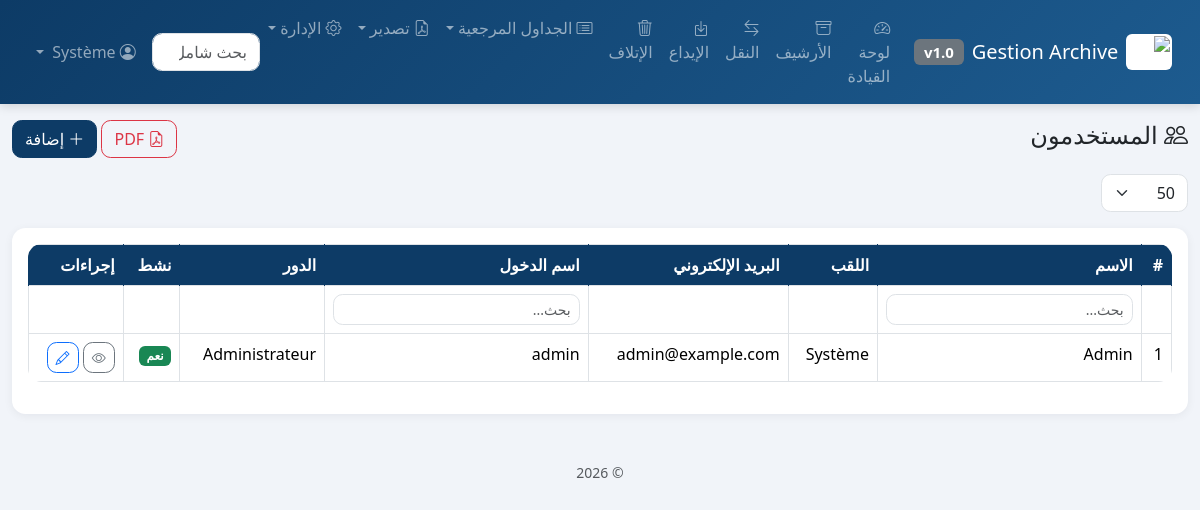
The page /modules/user/list.php (signed in) on the database its author committed.
### tables this page shows
CREATE TABLE user (
  id INT UNSIGNED AUTO_INCREMENT PRIMARY KEY,
  nom VARCHAR(100) NOT NULL,
  prenom VARCHAR(100) NOT NULL,
  mail VARCHAR(150) NOT NULL,
  login VARCHAR(100) NOT NULL,
  password VARCHAR(255) NOT NULL,
  role_id INT UNSIGNED NOT NULL,
  actif TINYINT(1) NOT NULL DEFAULT 1,
  created_at DATETIME NOT NULL DEFAULT CURRENT_TIMESTAMP,
  updated_at DATETIME NOT NULL DEFAULT CURRENT_TIMESTAMP ON UPDATE CURRENT_TIMESTAMP,
  UNIQUE KEY uq_user_login (login),
  UNIQUE KEY uq_user_mail (mail),
  KEY idx_user_role (role_id),
  CONSTRAINT fk_user_role FOREIGN KEY (role_id) REFERENCES role(id) ON UPDATE CASCADE ON DELETE RESTRICT
);

CREATE TABLE role (
  id INT UNSIGNED AUTO_INCREMENT PRIMARY KEY,
  nom VARCHAR(100) NOT NULL,
  UNIQUE KEY uq_role_nom (nom)
);

### includes/auth.php (called while the page is built, shortened)
<?php
function has_permission(string $code): bool
{
    return in_array($code, $_SESSION['permissions'] ?? [], true);
}

### includes/functions.php (called while the page is built, shortened)
<?php
function e(?string $value): string
{
    return htmlspecialchars($value ?? '', ENT_QUOTES, 'UTF-8');
}
function keyset_paginate(PDO $pdo, string $selectFromSql, array $where, array $params, string $sortCol, string $dir, string $idCol, ?string $cursorVal, ?int $cursorId, int $limit): array
{
    $dir = strtoupper($dir) === 'DESC' ? 'DESC' : 'ASC';
    $whereSql = $where ? 'WHERE ' . implode(' AND ', $where) : '';
    $sql = "{$selectFromSql} {$whereSql} ORDER BY {$sortCol} {$dir}, {$idCol} {$dir} LIMIT " . ((int) $limit + 1);
    $stmt = $pdo->prepare($sql);
    $stmt->execute($params);
    $rows = $stmt->fetchAll();
    $hasMore = count($rows) > $limit;
    return ['items' => $rows, 'has_more' => $hasMore];
}

### modules/user/list.php (the view, shortened to what this page needs)
<?php
$pdo = db();
$sort = in_array($_GET['sort'] ?? '', ['id', 'nom', 'login']) ? $_GET['sort'] : 'nom';
$dir = ($_GET['dir'] ?? 'asc') === 'desc' ? 'DESC' : 'ASC';
$filtreNom = trim($_GET['f_nom'] ?? '');
$filtreLogin = trim($_GET['f_login'] ?? '');
$perPage = $_GET['per_page'] ?? '50';
$where = [];
$params = [];
$cursorVal = $_GET['cursor_val'] ?? null;
$cursorId = isset($_GET['cursor_id']) && $_GET['cursor_id'] !== '' ? (int) $_GET['cursor_id'] : null;
$selectFromSql = "SELECT u.id, u.nom, u.prenom, u.mail, u.login, u.actif, r.nom AS role_nom
        FROM user u INNER JOIN role r ON r.id = u.role_id";
if ($perPage === 'all') {
    $whereSql = $where ? 'WHERE ' . implode(' AND ', $where) : '';
    $stmt = $pdo->prepare("{$selectFromSql} {$whereSql} ORDER BY u.{$sort} {$dir}, u.id {$dir}");
    $stmt->execute($params);
    $items = $stmt->fetchAll();
    $hasMore = false;
} else {
    $result = keyset_paginate($pdo, $selectFromSql, $where, $params, "u.{$sort}", $dir, 'u.id', $cursorVal, $cursorId, (int) $perPage);
    $items = $result['items'];
}
require __DIR__ . '/../../includes/layout_header.php';
?>
<div class="d-flex justify-content-between align-items-center mb-3">
  <h4><i class="bi bi-people"></i> المستخدمون</h4>
  <div>
    <?php if (has_permission('user.print')): ?>
      <a href="<?= BASE_URL ?>/pdf/export.php?type=user" class="btn btn-outline-danger"><i class="bi bi-file-earmark-pdf"></i> PDF</a>
    <?php endif; ?>
    <?php if (has_permission('user.add')): ?>
      <a href="add.php" class="btn btn-primary"><i class="bi bi-plus-lg"></i> إضافة</a>
    <?php endif; ?>
  </div>
</div>
<form method="get" class="row g-2 mb-3">
  <div class="col-auto">
    <select name="per_page" class="form-select" onchange="this.form.submit()">
      <?php foreach (['10','50','100','200','500','1000','all'] as $opt): ?>
        <option value="<?= $opt ?>" <?= $perPage === $opt ? 'selected' : '' ?>><?= $opt === 'all' ? 'الكل' : $opt ?></option>
      <?php endforeach; ?>
    </select>
  </div>
</form>
<div class="card">
  <div class="card-body table-responsive">
    <table class="table table-hover table-bordered" data-grid data-sort-col="<?= e($sort) ?>" data-sort-dir="<?= e(strtolower($dir)) ?>">
      <thead>
        <tr>
          <th data-col="id">#</th>
          <th data-col="nom">الاسم</th>
          <th>اللقب</th>
          <th>البريد الإلكتروني</th>
          <th data-col="login">اسم الدخول</th>
          <th>الدور</th>
          <th>نشط</th>
          <th>إجراءات</th>
        </tr>
        <tr class="column-search">
          <td></td>
          <td><input type="text" class="form-control form-control-sm" data-col="nom" value="<?= e($filtreNom) ?>" placeholder="بحث..."></td>
          <td></td><td></td>
          <td><input type="text" class="form-control form-control-sm" data-col="login" value="<?= e($filtreLogin) ?>" placeholder="بحث..."></td>
          <td></td><td></td><td></td>
        </tr>
      </thead>
      <tbody>
      <?php foreach ($items as $it): ?>
        <tr>
          <td><?= (int) $it['id'] ?></td>
          <td><?= e($it['nom']) ?></td>
          <td><?= e($it['prenom']) ?></td>
          <td><?= e($it['mail']) ?></td>
          <td><?= e($it['login']) ?></td>
          <td><?= e($it['role_nom']) ?></td>
          <td><?= ((int) $it['actif'] === 1) ? '<span class="badge bg-success">نعم</span>' : '<span class="badge bg-secondary">لا</span>' ?></td>
          <td>
            <a href="view.php?id=<?= $it['id'] ?>" class="btn btn-sm btn-outline-secondary"><i class="bi bi-eye"></i></a>
            <?php if (has_permission('user.edit')): ?>
              <a href="edit.php?id=<?= $it['id'] ?>" class="btn btn-sm btn-outline-primary"><i class="bi bi-pencil"></i></a>
            <?php endif; ?>
          </td>
        </tr>
      <?php endforeach; ?>
      </tbody>
    </table>
  </div>
</div>
<?php require __DIR__ . '/../../includes/layout_footer.php'; ?>

### assets/css/app.css (style rules this page uses)
:root { --brand-color: #0d3b66; --brand-color-light: #1d5b8f; --radius-base: 0.85rem; }
body { font-family: 'Segoe UI', Tahoma, sans-serif; background-color: #f1f4f9; }
.card { border: none; border-radius: var(--radius-base); box-shadow: 0 2px 10px rgba(15, 23, 42, 0.06); }
.btn { border-radius: 0.6rem; }
.btn-primary { background-color: var(--brand-color); border-color: var(--brand-color); }
.form-control, .form-select { border-radius: 0.6rem; }
.table { border-radius: var(--radius-base); overflow: hidden; }
.table thead th { background-color: var(--brand-color); color: #fff; white-space: nowrap; border-color: var(--brand-color); }
.sortable { cursor: pointer; user-select: none; }

### rows shown on the page
user: id "1", nom "Admin", prenom "Système", mail "admin@example.com", login "admin", role.nom "Administrateur", actif "نعم"

### other values the page prints
$parametres['nom_etablissement'] "Gestion Archive"
$appVersion "1.0"
form field per_page "50"
